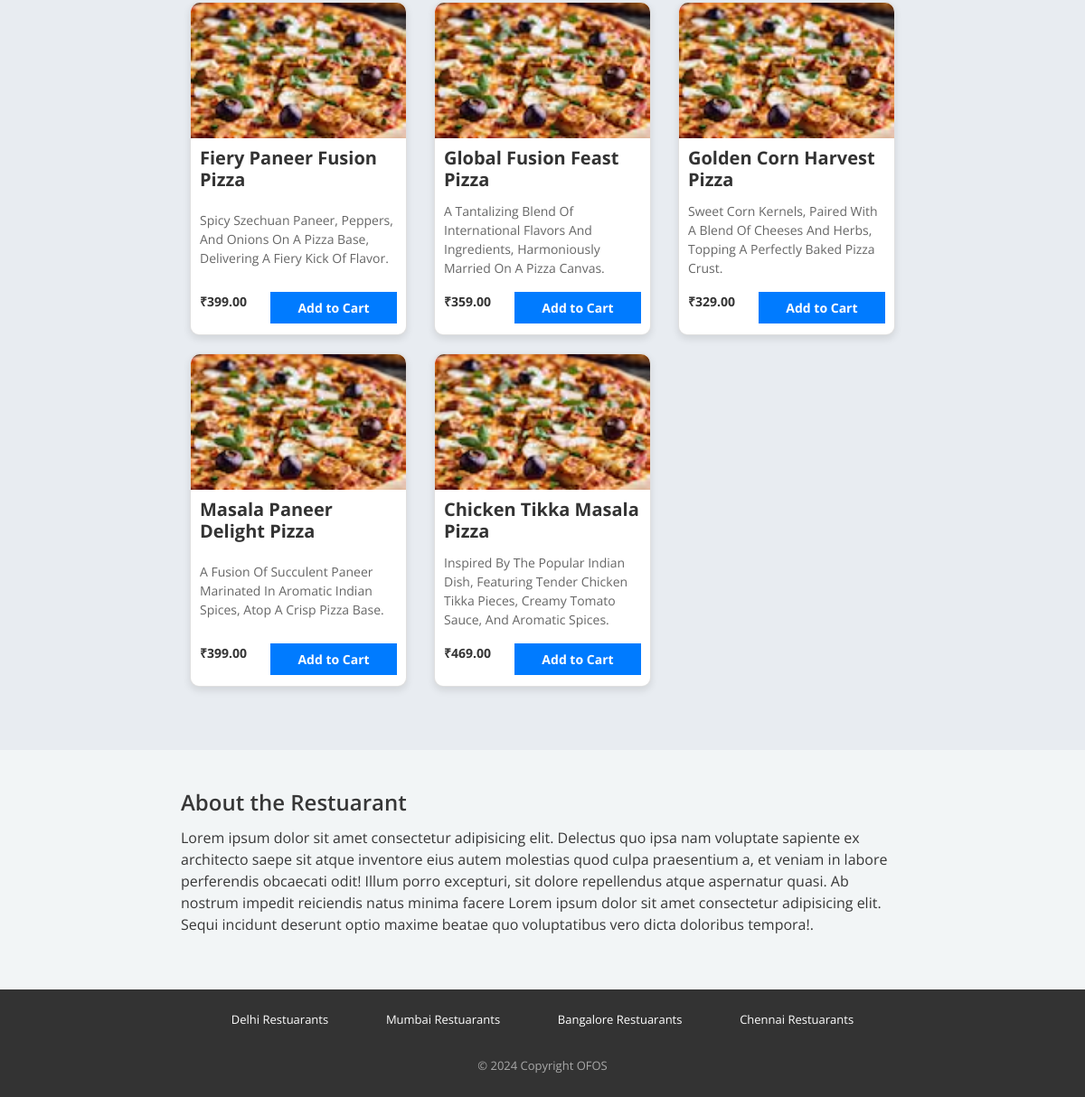
Page /restaurant/1/ (lower part) on the earlier database version.
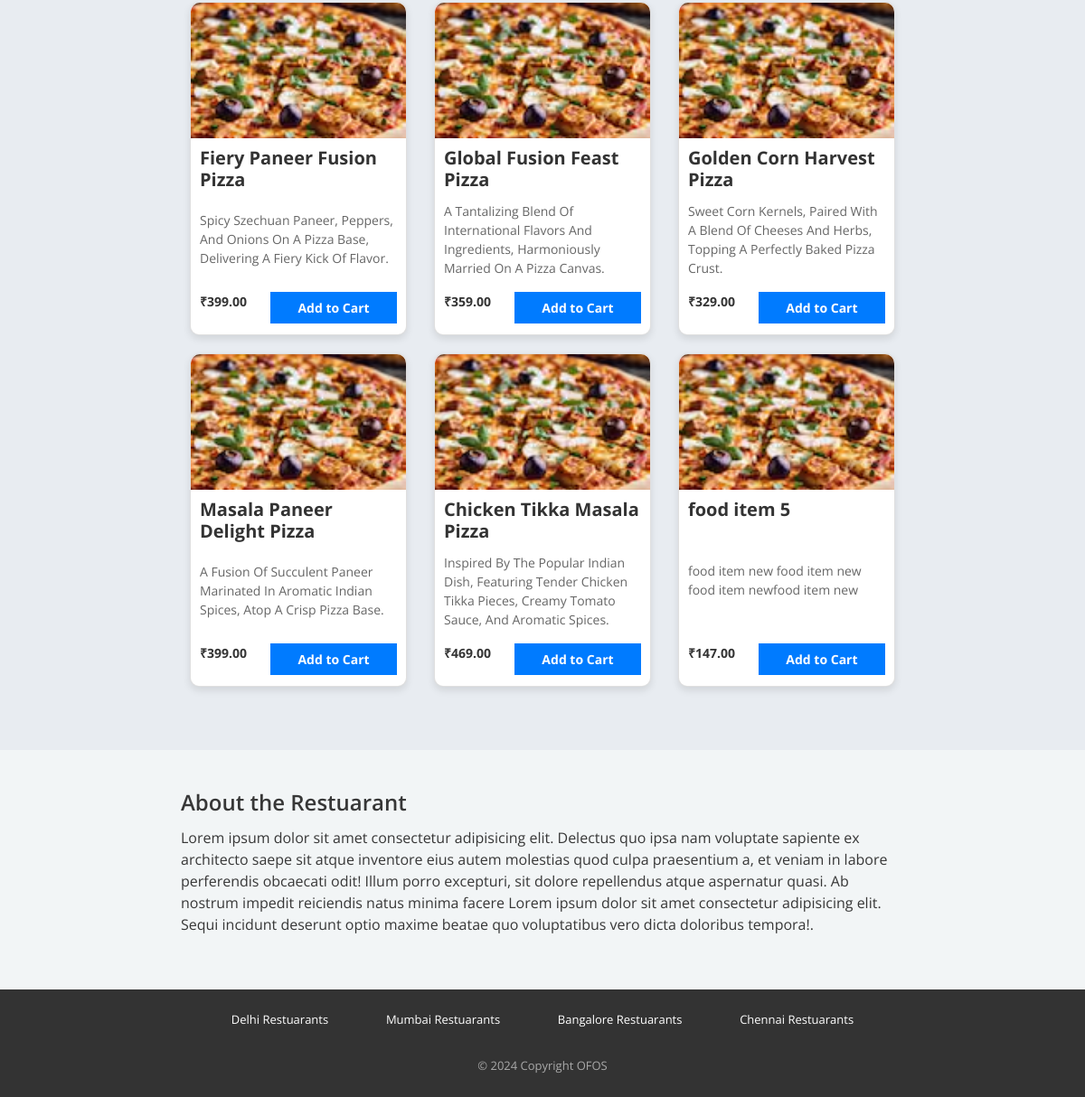
Same page on the later database version.
### restuarant/models.py (models this page shows, shortened)
class FoodItem(models.Model):
    name = models.CharField(max_length=100)
    description = models.TextField()
    price = models.DecimalField(max_digits=10, decimal_places=2)
    restaurant = models.ForeignKey(Restaurant, related_name='food_items', on_delete=models.CASCADE)

### restuarant/views.py (the view)
# urls.py: path('restaurant/<int:restaurant_id>/', views.restaurant_detail, name='restaurant_detail'),
def restaurant_detail(request, restaurant_id):
    restaurant = get_object_or_404(Restaurant, pk=restaurant_id)
    food_items = restaurant.food_items.all()
    image_urls = [
        "https://source.unsplash.com/random/restaurant",
        "https://source.unsplash.com/random",
        "https://source.unsplash.com/random"
    ]
    context = {
        'restaurant': restaurant,
        'image_urls': image_urls,
        'food_items': food_items
    }
    return render(request, 'restaurant_detail.html', context)

### restuarant/templates/restaurant_detail.html (shortened to what this page needs)
{% load static %}
<!DOCTYPE html>
<html lang="en">
<head>
    <link rel="stylesheet" href="https://stackpath.bootstrapcdn.com/bootstrap/4.5.2/css/bootstrap.min.css">
    <link href="https://use.fontawesome.com/releases/v5.11.2/css/all.css" rel="stylesheet" />
    <link href="{% static 'css/property_detail.css' %}" rel="stylesheet" />
</head>
<body>
    {% include 'header.html' %}
<div class="restaurant-food">
<div class="restaurant-food-items page-container-property" id="food-items-container">
  <div class="row">
    {% for item in food_items %}
    <div class="col-md-4 d-flex align-items-stretch">
      <div class="card">
        <img class="card-img-top" src="{% static 'img/image.png' %}" alt="{{ item.name }}">
            <div class="card-body">
                <h5 class="card-title">{{ item.name }}</h5>
                <p class="card-text">{{ item.description }}</p>
                <div class="d-flex justify-content-between row no-gutters">
                    <p class="card-text price col-6">₹{{ item.price }}</p>
                    <div class="button-container col-6">
                        <a href="{% url 'add_to_cart' item.id %}" class="btn btn-primary">Add to Cart</a>
                    </div>
                </div>
            </div>
        </div>
    </div>
{% endfor %}
  </div>
</div>
</div>
<div class="property-about">
    <div class="page-container-property">
      <h3>About the Restuarant</h3>
      <p>Lorem ipsum dolor sit amet consectetur adipisicing elit. Delectus quo ipsa nam voluptate sapiente ex architecto saepe sit atque inventore eius autem molestias quod culpa praesentium a, et veniam in labore perferendis obcaecati odit! Illum porro excepturi, sit dolore repellendus atque aspernatur quasi. Ab nostrum impedit reiciendis natus minima facere Lorem ipsum dolor sit amet consectetur adipisicing elit. Sequi incidunt deserunt optio maxime beatae quo voluptatibus vero dicta doloribus tempora!.</p>
  </div>
</div>
{% include 'footer.html' %}
</body>
</html>

Differences in the rows shown:
added FoodItem: name "food item 5", description "food item new food item new food item newfood item new", price "147.00"
